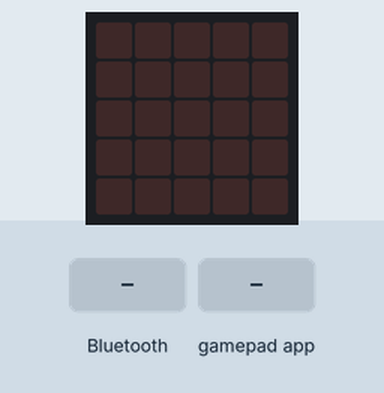
Simulated run of this program. Board: BBC micro:bit (MakeCode). Parts: the board's 5×5 LED display. Inputs (shaded band) come from the test bench.

Above: at 1.2 s.
1.3 s: a phone connects over Bluetooth
At 2.2 s:
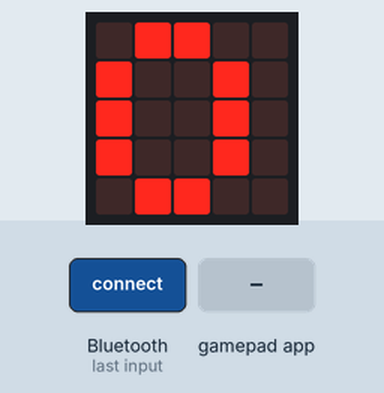
2.8 s: gamepad app sends A_DOWN
At 3.3 s:
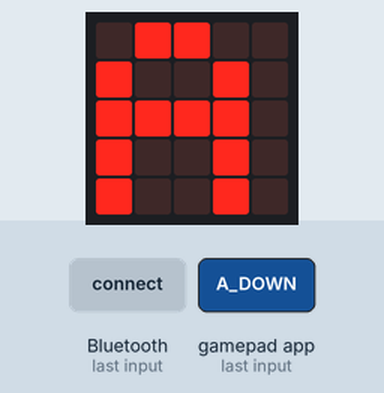
4.3 s: a phone disconnects over Bluetooth
At 5.5 s:
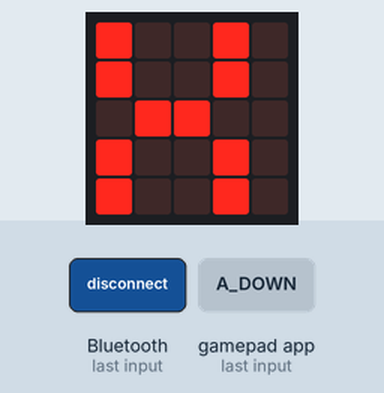
5.8 s: gamepad app sends A_UP
At 6.8 s:
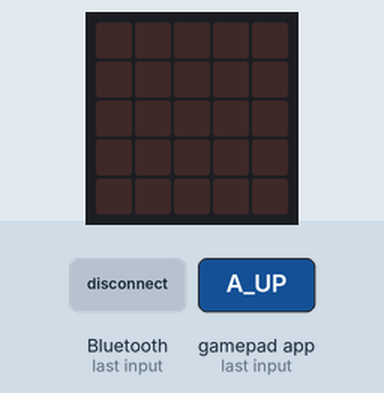
7.3 s: gamepad app sends B_DOWN
At 7.9 s:
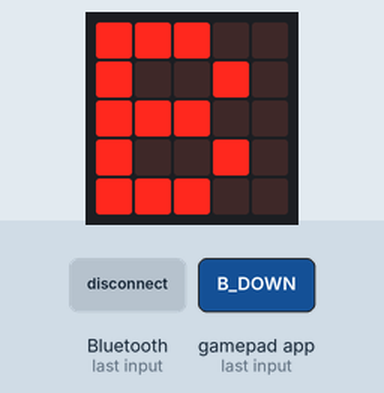
8.8 s: gamepad app sends C_DOWN
At 9.1 s:
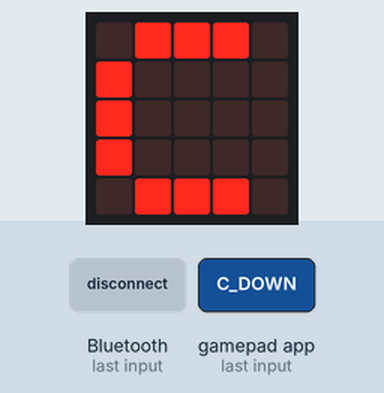
Timing chart, 0 to 11.3 s (numbered marks = the images above; inputs shaded):
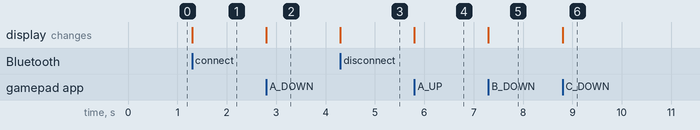

The program:

main.ts
```typescript
bluetooth.onBluetoothConnected(function () {
    basic.showString("O")
})
bluetooth.onBluetoothDisconnected(function () {
    basic.showString("X")
})
control.onEvent(EventBusSource.MES_DPAD_CONTROLLER_ID, EventBusValue.MICROBIT_EVT_ANY, function () {
    if (lastValue != control.eventValue()) {
        lastValue = control.eventValue()
        if (lastValue == 1) {
            basic.showString("A")
        } else if (lastValue == 3) {
            basic.showString("B")
        } else if (lastValue == 5) {
            basic.showString("C")
        } else if (lastValue == 7) {
            basic.showString("D")
        } else if (lastValue == 9) {
            basic.showString("1")
        } else if (lastValue == 11) {
            basic.showString("2")
        } else if (lastValue == 13) {
            basic.showString("3")
        } else if (lastValue == 15) {
            basic.showString("4")
        } else {
            basic.clearScreen()
        }
    }
})
let lastValue = 0
lastValue = 0
bluetooth.startLEDService()
```

test.ts
```typescript
// テストはここに来ます。このパッケージが拡張機能として使用されるときにはコンパイルされません。
```

Measured:
- after the input at 1.3 s, the display: changes at once (image 1)
- after the input at 2.8 s, the display: changes at once (image 2)
- after the input at 4.3 s, the display: changes at once (image 3)
- after the input at 5.8 s, the display: changes at once (image 4)
- after the input at 7.3 s, the display: changes at once (image 5)
- after the input at 8.8 s, the display: changes at once (image 6)
